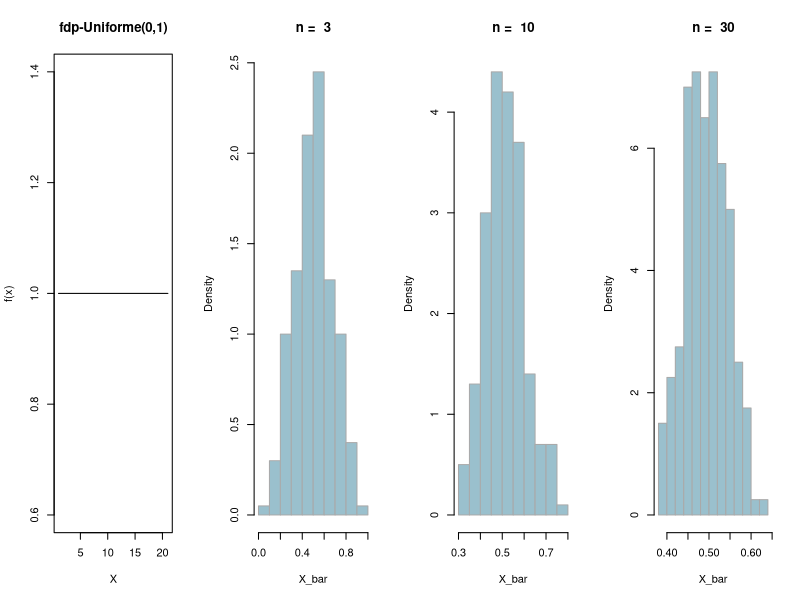
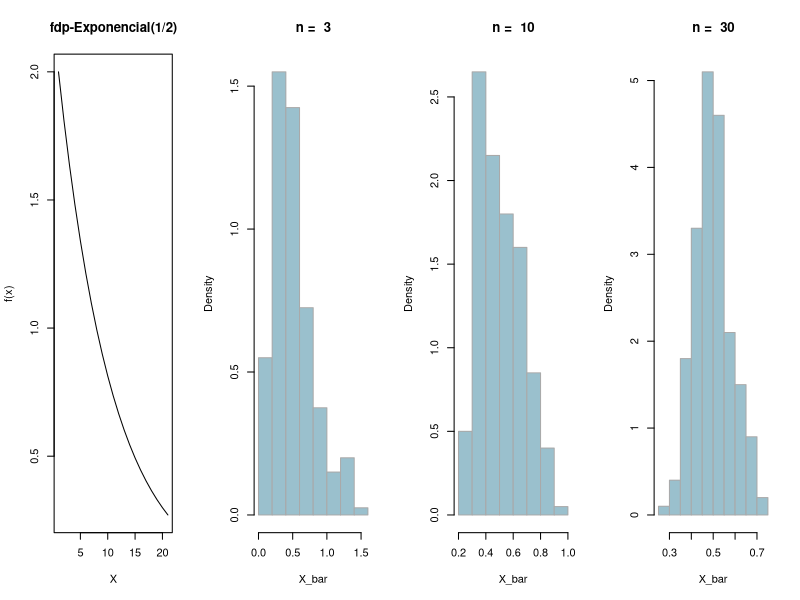
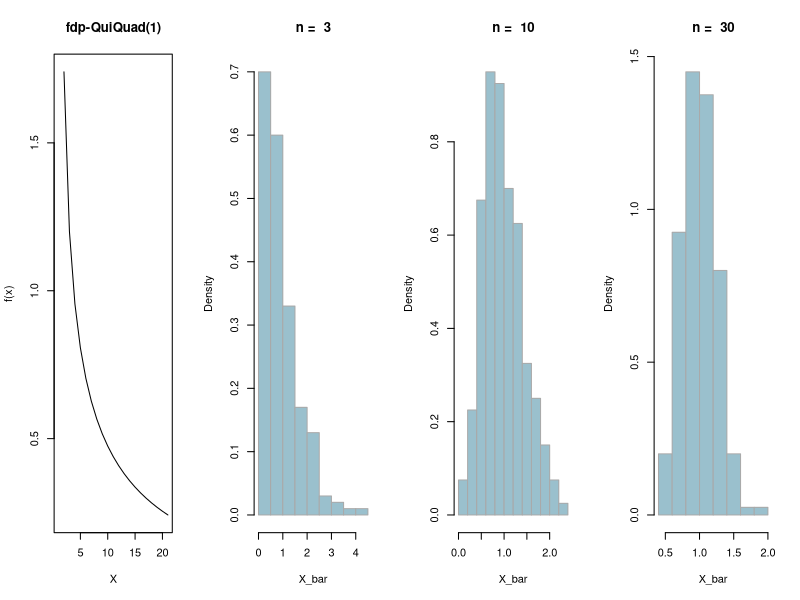
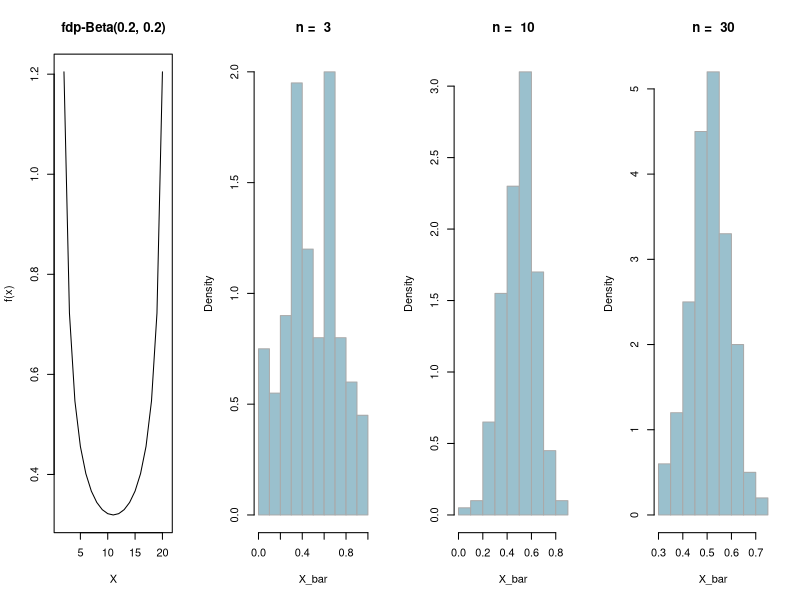
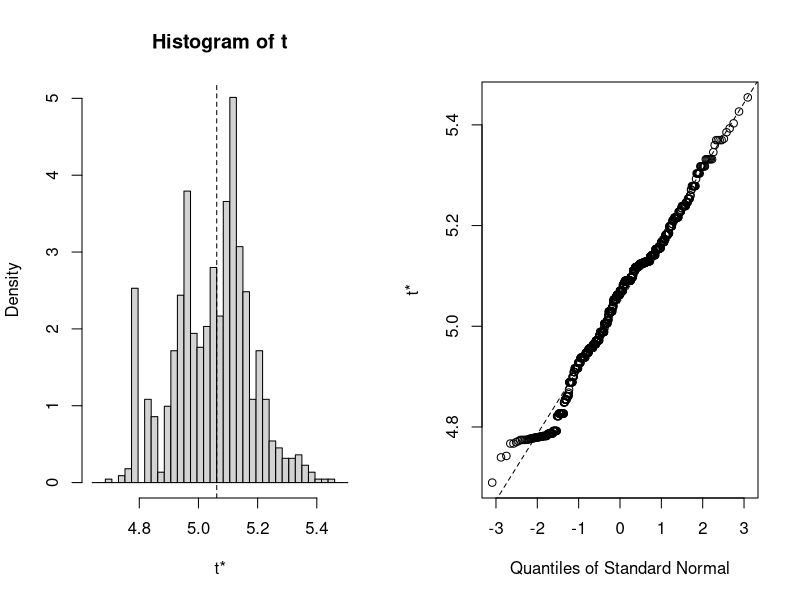

Here is the R script that generated these plots, in order:
## ---- chunk 1
#| warning: false
#| message: false
library(tidyverse)
library(kableExtra)


# parametros para o ggplot2
ggplot2::theme_set(ggplot2::theme_minimal(base_size = 16))

# parametros para imagens
knitr::opts_chunk$set(
  fig.width = 8,
  fig.asp = 0.618,
  fig.retina = 3,
  dpi = 300,
  out.width = "80%"
)
## ---- chunk 2
set.seed(123)
populacao <- rnorm(1000,0,1)
summary(populacao)
## ---- chunk 3
set.seed(125)
amostra1 <- sample(populacao, size=30)
set.seed(126)
amostra2 <- sample(populacao, size=30)
set.seed(127)
amostra3 <- sample(populacao, size=30)
set.seed(128)
amostra4 <- sample(populacao, size=30)
amostras <- cbind(amostra1, amostra2, amostra3, amostra4)
# amostras
medias <- colMeans(amostras)
desvios <- apply(amostras, 2,sd)
ic.i <- medias - 1.96*desvios
ic.s <- medias + 1.96*desvios
names(desvios) <- c("dp1", "dp2", "dp3", "dp4")
knitr::kable(cbind(medias,desvios, ic.i, ic.s), digits = 3)
## ---- chunk 4
set.seed(125)
amostra1 <- sample(populacao, size=100)
set.seed(126)
amostra2 <- sample(populacao, size=100)
set.seed(127)
amostra3 <- sample(populacao, size=100)
set.seed(128)
amostra4 <- sample(populacao, size=100)
amostras <- cbind(amostra1, amostra2, amostra3, amostra4)
medias <- colMeans(amostras)
desvios <- apply(amostras, 2,sd)
ic.i <- medias - 1.96*desvios
ic.s <- medias + 1.96*desvios
names(desvios) <- c("dp1", "dp2", "dp3", "dp4")
knitr::kable(cbind(medias,desvios, ic.i, ic.s), digits = 3)
## ---- chunk 5
def.par <- par(no.readonly = TRUE) # salvando configuração

n=cbind(c(3, 10, 30), # tamanho de amostras para os gráficos 1ª distribuição
        c(3, 10, 30), # tamanho de amostras para os gráficos 2ª distribuição
        c(3, 10, 30), # tamanho de amostras para os gráficos 3ª distribuição
        c(3, 10, 30)) # tamanho de amostras para os gráficos 4ª distribuição
X<-list(
  x1 = matrix(NA,nrow=200,ncol=3), # Matriz que armazenara as médias da primeira dist
  x2 = matrix(NA,nrow=200,ncol=3), # Matriz que armazenara as médias da segunda dist
  x3 = matrix(NA,nrow=200,ncol=3), # Matriz que armazenara as médias da terceira dist
  x4 = matrix(NA,nrow=200,ncol=3)) # Matriz que armazenara as médias da quarta dist

set.seed(123)

for ( i in 1:3){  # iterando ao longo do tamanho de amostras de cada linha
  for ( j in 1: 200){  # Construindo 200 observacoes para cada gráfico  
    X$x1[j,i] <-  mean( runif( n=n[i,1])) 
    # Calculando a média para cada uma das 200 simulacoes de uma distribuicao uniforme
    X$x2[j,i] <-  mean(  rexp( n=n[i,2], rate=2)) 
    # Calculando a média para cada uma das 200 simulacoes de uma distribuicao                exponencial
    X$x3[j,i] <-  mean(rchisq( n=n[i,3], df=1)) 
    # Calculando a média para cada uma das 200 simulacoes de uma distribuicao                 qui-quadrado
    X$x4[j,i] <-  mean( rbeta( n=n[i,4], shape1 = .2, shape2 = .2)) 
    # Calculando a média para cada uma das 200 simulacoes de uma distribuicao beta
  }
}
## ---- chunk 6
layout(rbind(c(1,2,3,4)))
plot(dunif(x = seq(0,1,0.05)),type="l", ylab="f(x)", main="fdp-Uniforme(0,1)", xlab="X")
hist(X$x1[,1], col = "lightblue3", border = "dark gray", 
     main = paste("n = ", n[1,1]), freq = FALSE, xlab="X_bar")
hist(X$x1[,2], col = "lightblue3", border = "dark gray", 
     main = paste("n = ", n[2,1]), freq = FALSE, xlab="X_bar")
hist(X$x1[,3], col = "lightblue3", border = "dark gray", 
     main = paste("n = ", n[3,1]), freq = FALSE, xlab="X_bar")

## ---- chunk 7
layout(rbind(c(1,2,3,4)))
plot(dexp(x = seq(0,1,0.05),rate=2),type="l", ylab="f(x)", main="fdp-Exponencial(1/2)", xlab="X")
hist(X$x2[,1], col = "lightblue3", border = "dark gray", 
     main = paste("n = ", n[1,2]), freq = FALSE, xlab="X_bar")
hist(X$x2[,2], col = "lightblue3", border = "dark gray", 
     main = paste("n = ", n[2,2]), freq = FALSE, xlab="X_bar")
hist(X$x2[,3], col = "lightblue3", border = "dark gray", 
     main = paste("n = ", n[3,2]), freq = FALSE, xlab="X_bar")

## ---- chunk 8
layout(rbind(c(1,2,3,4)))
plot(dchisq(x = seq(0,1,0.05),df=1),type="l", ylab="f(x)", main="fdp-QuiQuad(1)", xlab="X")
hist(X$x3[,1], col = "lightblue3", border = "dark gray", 
     main = paste("n = ", n[1,3]), freq = FALSE, xlab="X_bar")
hist(X$x3[,2], col = "lightblue3", border = "dark gray",
     main = paste("n = ", n[2,3]), freq = FALSE, xlab="X_bar")
hist(X$x3[,3], col = "lightblue3", border = "dark gray", 
     main = paste("n = ", n[3,3]), freq = FALSE, xlab="X_bar")

## ---- chunk 9
layout(rbind(c(1,2,3,4)))
plot(dbeta(x = seq(0,1,0.05), shape1 = .2, shape2 = .2),type="l", ylab="f(x)", main="fdp-Beta(0.2, 0.2)", xlab="X")
hist(X$x4[,1], col = "lightblue3", border = "dark gray", 
     main = paste("n = ", n[1,4]), freq = FALSE, xlab="X_bar")
hist(X$x4[,2], col = "lightblue3", border = "dark gray", 
     main = paste("n = ", n[2,4]), freq = FALSE, xlab="X_bar")
hist(X$x4[,3], col = "lightblue3", border = "dark gray",
     main = paste("n = ", n[3,4]), freq = FALSE, xlab="X_bar")
## ---- chunk 10
par(def.par)  # restaurando
## ---- chunk 11
# Intervalos de Confiança Bootstrap
library(boot)
set.seed(123)
dados1 <- rnorm(n=100, mean = 5, sd = 1)
summary(dados1)
bootMediana <- function(dados, indices) median(dados[indices])
b <- boot(dados1, bootMediana, R = 1000)
b
plot(b)
boot.ci(b, conf=0.95, type = c("norm", "basic", "perc", "bca"))
